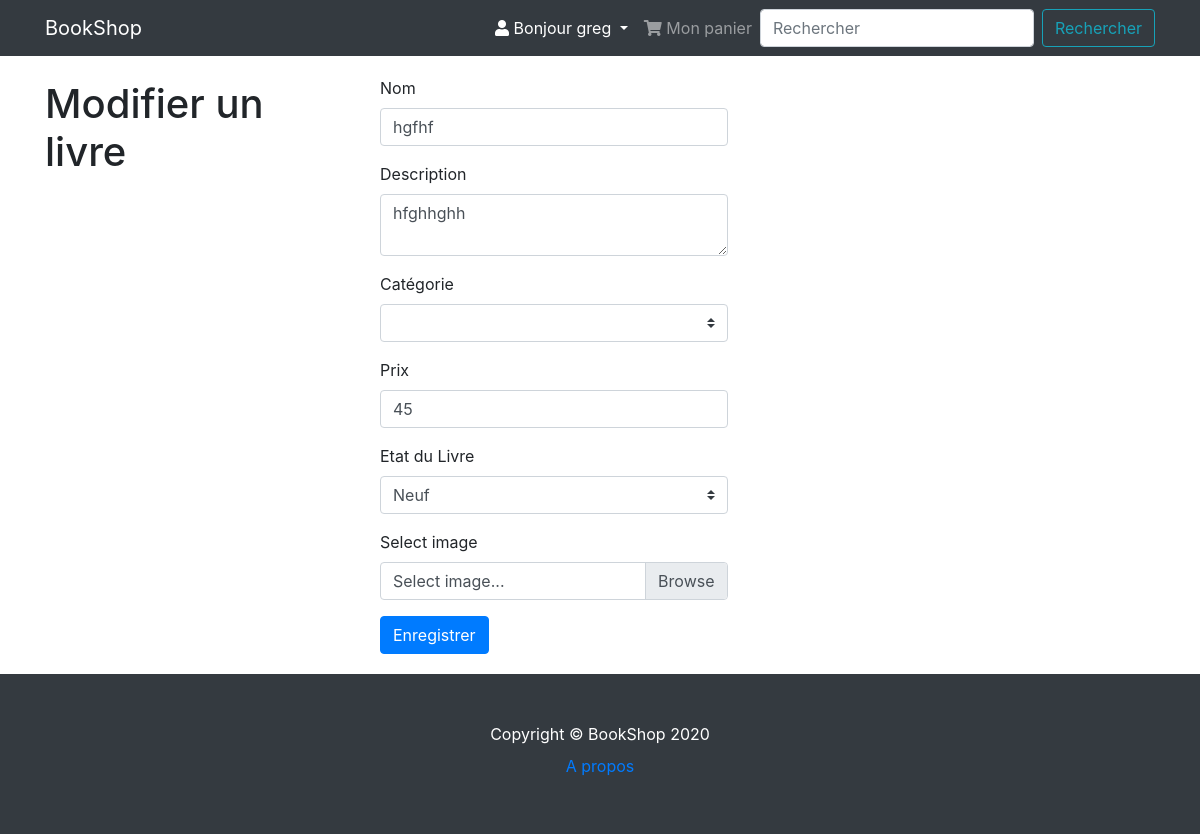
The app's page /3/update (signed in), older data.
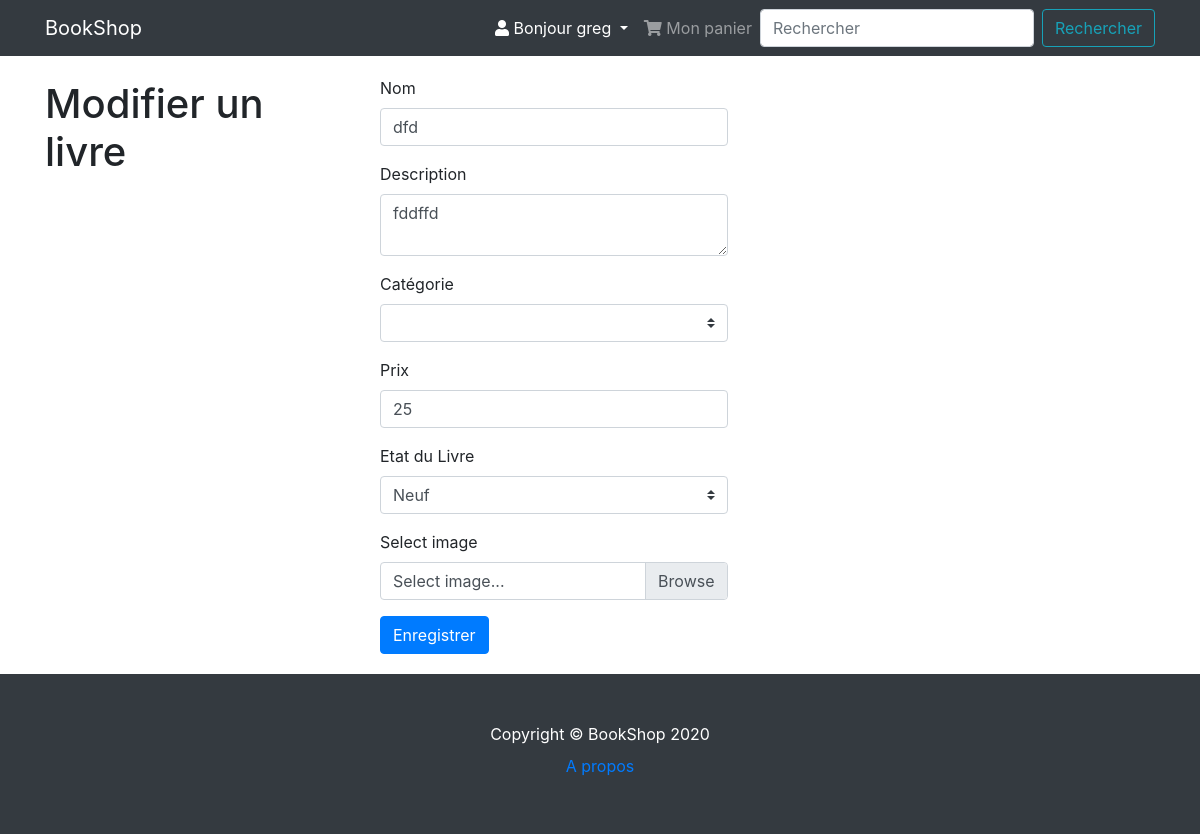
The same page, newer data.
### tables this page shows
CREATE TABLE product (
  id INTEGER PRIMARY KEY AUTOINCREMENT,
  author_id INTEGER NOT NULL,
  category_id INTEGER NOT NULL,
  created TIMESTAMP NOT NULL DEFAULT CURRENT_TIMESTAMP,
  name TEXT NOT NULL,
  description TEXT NOT NULL,
  price DECIMAL (4,2) NOT NULL,
  state varchar (30) NOT NULL,
  image varchar (30) NULL,
  FOREIGN KEY (author_id) REFERENCES user (id),
  FOREIGN KEY (category_id) REFERENCES category (id)
);

### book/product.py (the view, shortened to what this page needs)
@bp.route('/<int:id>/update', methods=('GET', 'POST'))
@login_required
def update(id):
    product = get_post(id)
    state_list = ['Neuf', 'Très bon état', 'Bon état', 'Etat correct', 'Mauvais état']
    return render_template('product/update.html', product=product, state_list=state_list)

### book/auth.py (called while the page is built)
@bp.before_app_request
def load_logged_in_user():
    user_id = session.get('user_id')
    if user_id is None:
        g.user = None
    else:
        g.user = get_db().execute(
            'SELECT * FROM user WHERE id = ?', (user_id,)
        ).fetchone()

def login_required(view):
    @functools.wraps(view)
    def wrapped_view(**kwargs):
        if g.user is None:
            return redirect(url_for('auth.login'))
        return view(**kwargs)
    return wrapped_view

### book/db.py (called while the page is built)
def get_db():
    if 'db' not in g:
        g.db = sqlite3.connect(
            current_app.config['DATABASE'],
            detect_types=sqlite3.PARSE_DECLTYPES
        )
        g.db.row_factory = sqlite3.Row
    return g.db

### book/product.py (called while the page is built)
def get_post(id, check_author=True):
    product = get_db().execute(
        'SELECT p.id, name, description, price, state, created, author_id, username'
        ' FROM product p JOIN user u ON p.author_id = u.id'
        ' WHERE p.id = ?',
        (id,)
    ).fetchone()
    if product is None:
        abort(404, "Product id {0} doesn't exist.".format(id))
    if check_author and product['author_id'] != g.user['id']:
        abort(403)
    return product

### book/templates/product/update.html (shortened to what this page needs)
{% extends 'base.html' %}
{% block content %}
  <div class="container">
    <div class="row">
      <div class="col-lg-3">
        <h1 class="my-4">Modifier un livre</h1>
      </div>
      <div class="col-lg-9">
  <div class="card-body">
      <form method="post" enctype="multipart/form-data">
          <div class="col">
          <div class="col-sm-6">
          <div class="form-group">
            <label for="name">Nom</label>
              <input name="name" id="name" value="{{ request.form['name'] or product['name'] }}" class="form-control" required>
          </div>
          <div class="form-group">
            <label for="description">Description</label>
            <textarea name="description" id="description" class="form-control">{{ request.form['description'] or product['description'] }}</textarea>
          </div>
          <div class="form-group">
            <label for="price">Catégorie</label>
              <select class="custom-select mr-sm-2" name="category" id="category">
              </select>
          </div>
          <div class="form-group">
            <label for="price">Prix</label>
              <input type="number" name="price" id="price" value="{{ request.form['price'] or product['price'] }}" class="form-control" step="0.01" required>
          </div>
          <div class="form-group">
            <label for="price">Etat du Livre</label>
              <select class="custom-select mr-sm-2" name="state" id="state">
                {% for each in state_list %}
                <option value="{{ request.form['state'] or product['state'] }}">{{each}}</option>
                {% endfor %}
              </select>
          </div>
        <div class="form-group">
          <label>Select image</label>
          <div class="custom-file">
            <label class="custom-file-label" for="image">Select image...</label>
          </div>
        </div>
            <button type="submit" class="btn btn-primary">Enregistrer</button>
          </div>
          </div>
      </form>
  </div>
        </div>
      </div>
    </div>
{% endblock %}

Row changes from the older to the newer data that the page shows:
changed product: name "hgfhf" → "dfd"; description "hfghhghh" → "fddffd"; price "45" → "25"
